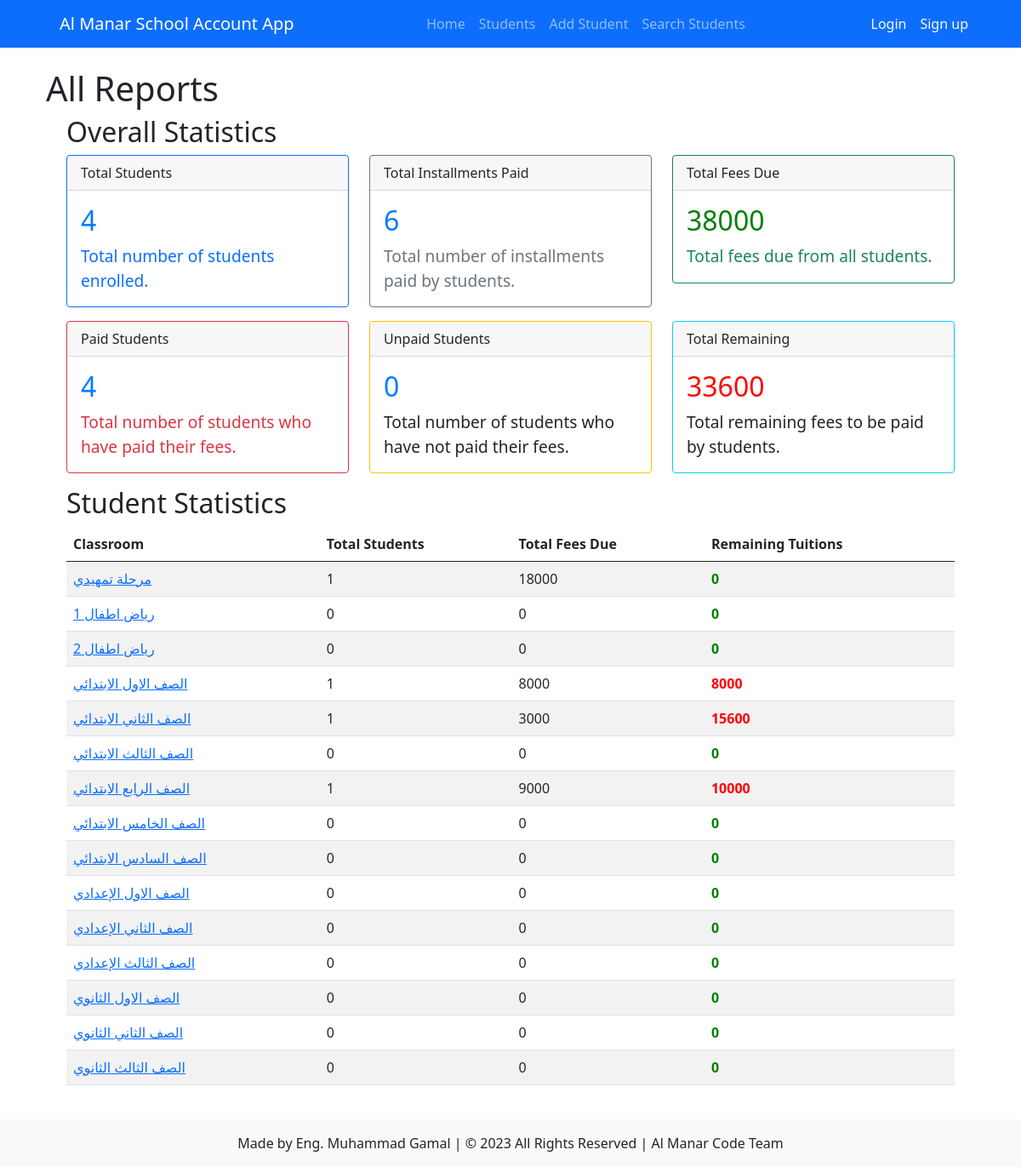
The page /students/all_reports/ on the database its author committed.
### students/models.py (models this page shows)
class Classroom(models.Model):
    CLASS_CHOICES = (
        ('', 'اختار المرحلة التعليمية'),
        ('BC', 'مرحلة تمهيدي'),
        ('KG1', 'رياض أطفال 1'),
        ('KG2', 'رياض أطفال 2'),
        ('Prim1', 'الصف الأول الابتدائي'),
        ('Prim2', 'الصف الثاني الابتدائي'),
        ('Prim3', 'الصف الثالث الابتدائي'),
        ('Prim4', 'الصف الرابع الابتدائي'),
        ('Prim5', 'الصف الخامس الابتدائي'),
        ('Prim6', 'الصف السادس الابتدائي'),
        ('Prep7', 'الصف الأول الإعدادي'),
        ('Prep8', 'الصف الثاني الإعدادي'),
        ('Prep9', 'الصف الثالث الإعدادي'),
        ('Sec1', 'الصف الأول الثانوي'),
        ('Sec2', 'الصف الثاني الثانوي'),
        ('Sec3', 'الصف الثالث الثانوي'),
    )
    name = models.CharField(max_length=100, default='Default Classroom Name', null=True)
    stage = models.CharField(max_length=50, choices=CLASS_CHOICES, default='default_value', null=True)
    educational_stage = models.ForeignKey(EducationalStage, on_delete=models.CASCADE)
    fee_per_student = models.DecimalField(max_digits=8, decimal_places=2, default=0)
    def __str__(self):
        return self.name

### students/views.py (the view)
# urls.py: path('all_reports/', views.all_reports, name='all_reports'),
def all_reports(request):
    total_students = Student.objects.count()
    total_installments_paid = Tuition.objects.filter(paid=True).count()
    total_fees_due = Student.objects.aggregate(total_payments=Sum('total_payments'))['total_payments'] or 0
    total_fees_due *= total_students
    paid_students = Student.objects.filter(tuitions__paid=True).distinct().count()
    total_fees_paid = Tuition.objects.filter(paid=True).aggregate(total=Sum('amount_tuition'))['total'] or 0
    classroom_stats = []
    classrooms = Classroom.objects.all()
    for classroom in classrooms:
        total_students_classroom = classroom.student_set.count()
        total_fees_due_classroom = classroom.student_set.aggregate(total_payments=Sum('total_payments'))['total_payments'] or 0
        total_paid_students = classroom.student_set.filter(tuitions__paid=True).count()
        total_unpaid_students = 0  # Set total_unpaid_students initially to 0
        if total_paid_students < total_students_classroom:
            total_unpaid_students = total_students_classroom - total_paid_students
        total_remaining_tuitions = (Expense.objects.filter(classroom=classroom).aggregate(total_expense=Sum('amount'))['total_expense'] or 0) * total_students_classroom
        total_remaining_tuitions -= total_fees_due_classroom
        classroom_stat = {
            'classroom': classroom,
            'total_students': total_students_classroom,
            'total_fees_due': total_fees_due_classroom,
            'total_paid_students': total_paid_students,
            'total_unpaid_students': total_unpaid_students,
            'remaining_tuitions': total_remaining_tuitions,
        }
        classroom_stats.append(classroom_stat)
    total_remaining = sum(classroom['remaining_tuitions'] for classroom in classroom_stats)
    total_fees_due = sum(classroom['total_fees_due'] for classroom in classroom_stats)
    context = {
        'total_students': total_students,
        'total_installments_paid': total_installments_paid,
        'total_fees_due': total_fees_due,
        'paid_students': paid_students,
        'unpaid_students': total_students - paid_students,
        'total_remaining': total_remaining,
        'classroom_stats': classroom_stats,
    }
    return render(request, 'students/all_reports.html', context)

### students/templates/students/all_reports.html (shortened to what this page needs)
{% extends 'students/base.html' %}
{% block content %}
  <h1>All Reports</h1>
  <div class="container">
    <h2>Overall Statistics</h2>
    <div class="row">
      <div class="col-md-4 mb-3">
        <div class="card border-primary">
          <div class="card-header">Total Students</div>
          <div class="card-body text-primary">
            <h5 class="card-title">{{ total_students }}</h5>
            <p class="card-text">Total number of students enrolled.</p>
          </div>
        </div>
      </div>
      <div class="col-md-4 mb-3">
        <div class="card border-secondary">
          <div class="card-header">Total Installments Paid</div>
          <div class="card-body text-secondary">
            <h5 class="card-title">{{ total_installments_paid }}</h5>
            <p class="card-text">Total number of installments paid by students.</p>
          </div>
        </div>
      </div>
      <div class="col-md-4 mb-3">
        <div class="card border-success">
          <div class="card-header">Total Fees Due</div>
          <div class="card-body text-success">
            <h5 class="card-title" style="color: {% if total_fees_due < 0 %}red{% elif total_fees_due > 0 %}green{% else %}green{% endif %}">
              {{ total_fees_due }}
            </h5>
            <p class="card-text">Total fees due from all students.</p>
          </div>
        </div>
      </div>
      <div class="col-md-4 mb-3">
        <div class="card border-danger">
          <div class="card-header">Paid Students</div>
          <div class="card-body text-danger">
            <h5 class="card-title">{{ paid_students }}</h5>
            <p class="card-text">Total number of students who have paid their fees.</p>
          </div>
        </div>
      </div>
      <div class="col-md-4 mb-3">
        <div class="card border-warning">
          <div class="card-header">Unpaid Students</div>
          <div class="card-body">
            <h5 class="card-title">{{ unpaid_students }}</h5>
            <p class="card-text">Total number of students who have not paid their fees.</p>
          </div>
        </div>
      </div>
      <div class="col-md-4 mb-3">
        <div class="card border-info">
          <div class="card-header">Total Remaining</div>
          <div class="card-body">
            <h5 class="card-title" style="color: {% if total_remaining > 0 %}red{% elif total_remaining < 0 %}green{% else %}green{% endif %}">
              {{ total_remaining }}
            </h5>
            <p class="card-text">Total remaining fees to be paid by students.</p>
          </div>
        </div>
      </div>
    </div>
  </div>
  <div class="container">
    <h2>Student Statistics</h2>
    <div class="row">
      <div class="col-md-12">
        <table class="table table-striped">
          <thead>
            <tr>
              <th>Classroom</th>
              <th>Total Students</th>
              <th>Total Fees Due</th>
              <th>Remaining Tuitions</th>
            </tr>
          </thead>
          <tbody>
            {% for classroom_stat in classroom_stats %}
              <tr>
                <td>
                  <a href="{% url 'students:classroom_details' classroom_stat.classroom.id %}">
                    {{ classroom_stat.classroom }}
                  </a>
                </td>
                <td>{{ classroom_stat.total_students }}</td>
                <td>{{ classroom_stat.total_fees_due }}</td>
                <td>
                  <strong style="color: {% if classroom_stat.remaining_tuitions > 0 %}red{% elif classroom_stat.remaining_tuitions < 0 %}green{% else %}green{% endif %}">
                    {{ classroom_stat.remaining_tuitions }}
                  </strong>
                </td>
              </tr>
            {% endfor %}
          </tbody>
        </table>
      </div>
    </div>
  </div>
{% endblock %}

### students/static/css/style.css (style rules this page uses)
.card { max-width: 600px; margin: 0 auto; background-color: #f8f9fa; }
.card-title { color: #007bff; font-size: 2rem; font-weight: 500; }
.card-text { font-size: 1.2rem; margin-bottom: 0.5rem; }

### rows shown on the page
Classroom: classroom "مرحلة تمهيدي", total_students "1", total_fees_due "18000", remaining_tuitions "0"
Classroom: classroom "رياض اطفال 1", total_students "0", total_fees_due "0", remaining_tuitions "0"
Classroom: classroom "رياض اطفال 2", total_students "0", total_fees_due "0", remaining_tuitions "0"
Classroom: classroom "الصف الاول الابتدائي", total_students "1", total_fees_due "8000", remaining_tuitions "8000"
Classroom: classroom "الصف الثاني الابتدائي", total_students "1", total_fees_due "3000", remaining_tuitions "15600"
Classroom: classroom "الصف الثالث الابتدائي", total_students "0", total_fees_due "0", remaining_tuitions "0"
Classroom: classroom "الصف الرابع الابتدائي", total_students "1", total_fees_due "9000", remaining_tuitions "10000"
Classroom: classroom "الصف الخامس الابتدائي", total_students "0", total_fees_due "0", remaining_tuitions "0"
Classroom: classroom "الصف السادس الابتدائي", total_students "0", total_fees_due "0", remaining_tuitions "0"
Classroom: classroom "الصف الاول الإعدادي", total_students "0", total_fees_due "0", remaining_tuitions "0"
Classroom: classroom "الصف الثاني الإعدادي", total_students "0", total_fees_due "0", remaining_tuitions "0"
Classroom: classroom "الصف الثالث الإعدادي", total_students "0", total_fees_due "0", remaining_tuitions "0"
Classroom: classroom "الصف الاول الثانوي", total_students "0", total_fees_due "0", remaining_tuitions "0"
Classroom: classroom "الصف الثاني الثانوي", total_students "0", total_fees_due "0", remaining_tuitions "0"
Classroom: classroom "الصف الثالث الثانوي", total_students "0", total_fees_due "0", remaining_tuitions "0"

### other values the page prints
{{ total_students }} "4"
{{ total_installments_paid }} "6"
{{ total_fees_due }} "38000"
{{ paid_students }} "4"
{{ unpaid_students }} "0"
{{ total_remaining }} "33600"
